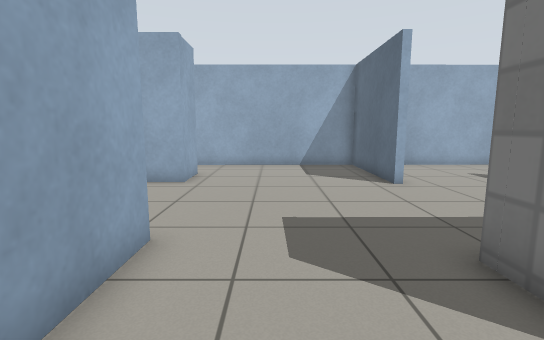
view 1 (above)

16 first-person views from a walk through a robot-simulator world made for Gazebo. The camera is 0.94 m above the floor, tilts 8° down and sees 85° across. The floor is counted in squares, 0.5 m on a side. Each view is taken from the middle of a square. On the plan, view 1 faces up. The plan holds only what a view shows up to about 16 squares ahead; the rest is blank. Simple patterns stand in for the simulator's built-in surfaces.

view 2
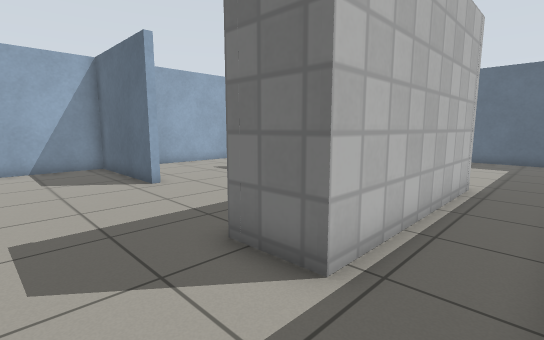

view 3
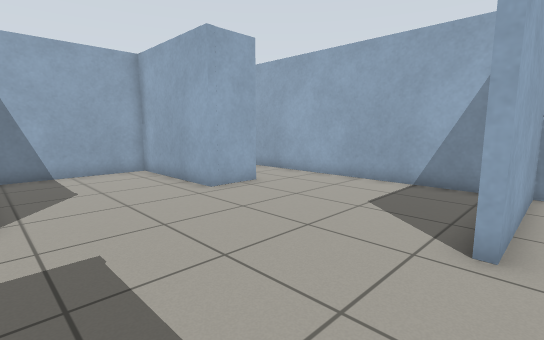

view 4
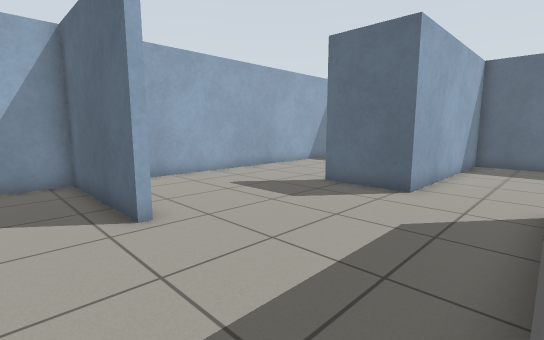

view 5
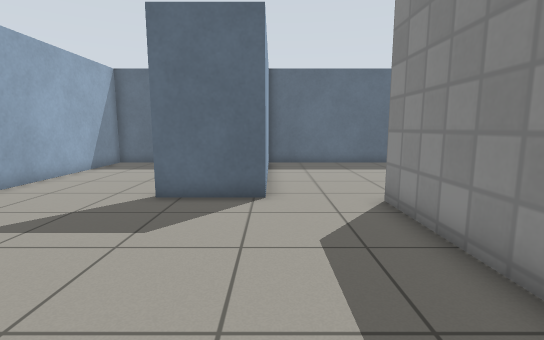

view 6
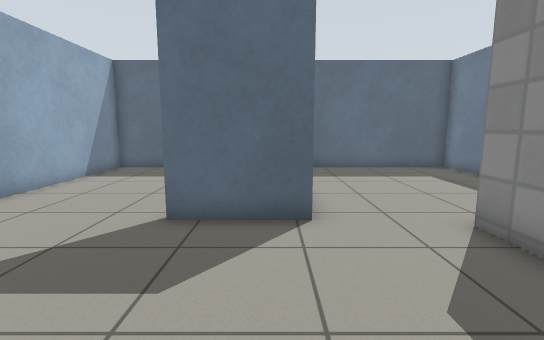

view 7
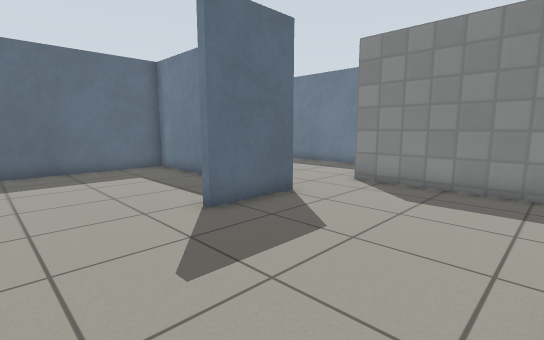

view 8
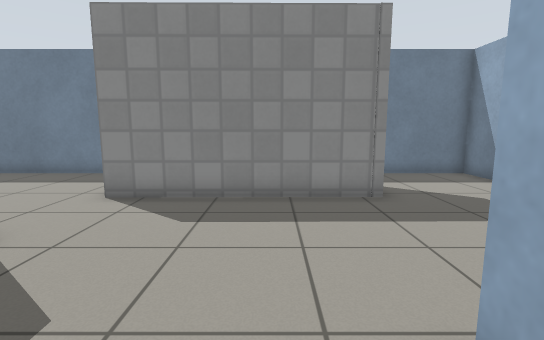

view 9
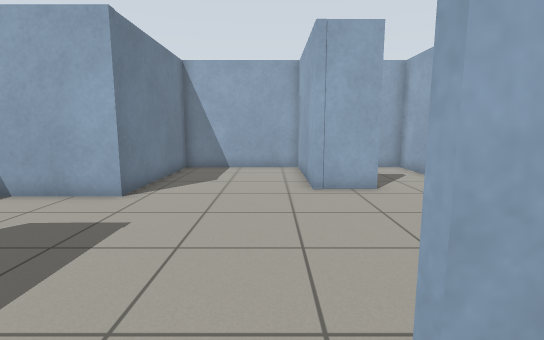

view 10
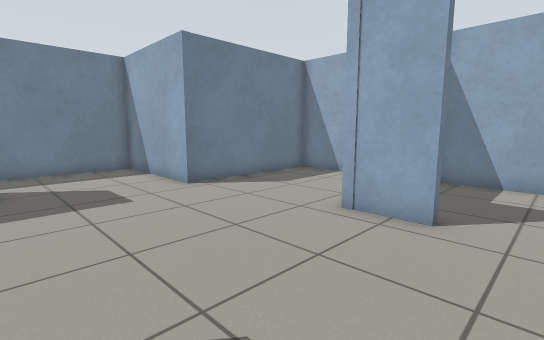

view 11
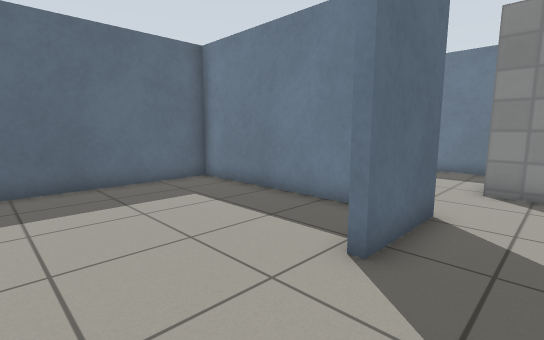

view 12
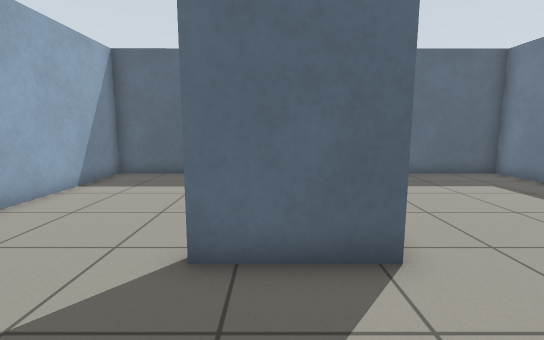

view 13
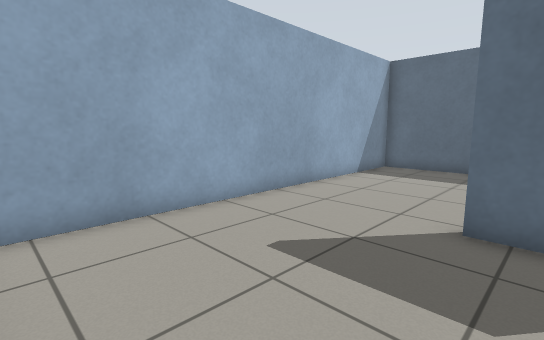

view 14
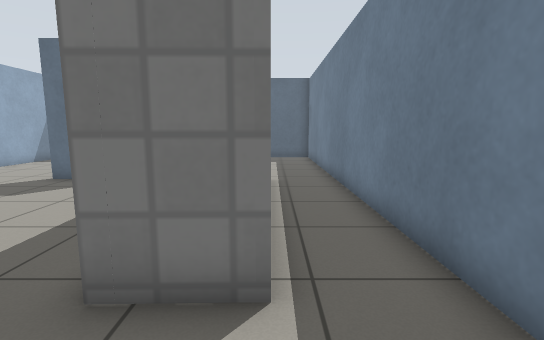

view 15
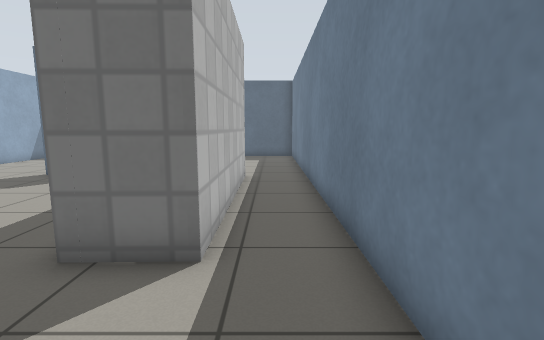

view 16
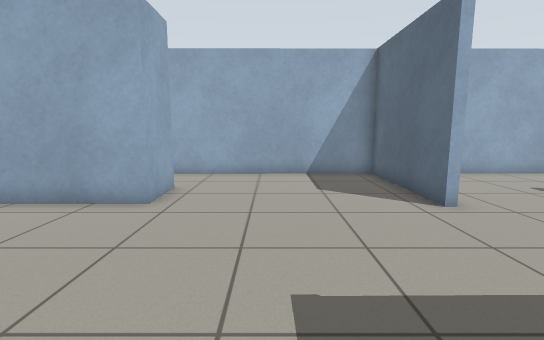

### Floor plan
Ten units are one square. View 1 is at (0, 0); x grows to the right and y downward. Boxes are objects, and circles mark ways between rooms. Rooms are numbered by the first view taken in them; rooms with no view inside come last. Other rooms are left out.
<svg viewBox="-88 -159 286 168">
<path fill="none" stroke="#000" d="M-35 -123 -31 -123 -31 -103 -83 -103 -83 -48 -21 -48 -21 4 106 4M42 -99 42 -153 -83 -152 -83 -109M107 -20 30 -20 30 -40M109 -72 109 -103M114 -153 45 -153 45 -99M30 -40 106 -41M127 -75 193 -75 193 -154 114 -153M106 4 193 4 193 -72 109 -72"/>
<circle cx="40" cy="-70" r="3" fill="#2a7"/>
<circle cx="100" cy="-5" r="3" fill="#2a7"/>
<circle cx="110" cy="-130" r="3" fill="#2a7"/>
<circle cx="105" cy="-55" r="3" fill="#2a7"/>
<text x="-10" y="-80">1</text>
<text x="80" y="-100">2</text>
<text x="150" y="-120">3</text>
<text x="150" y="-30">4</text>
</svg>
Room 1 opens to room 2. Room 1 opens to room 4. Room 2 opens to room 3. Room 2 opens to room 4.

Where each view was taken, in squares from view 1:
view 1: 0 up, 0 right, facing up
view 2: 0 up, 0 right, facing up-right
view 3: 5 up, 5 right, facing up-left
view 4: 4 up, 2 right, facing up-right
view 5: 7 up, 3 right, facing right
view 6: 8 up, 5 right, facing right
view 7: 14 up, 5 right, facing down-right
view 8: 12 up, 6 right, facing down
view 9: 9 up, 6 right, facing left
view 10: 14 up, 3 right, facing down-left
view 11: 14 up, 9 right, facing down-right
view 12: 9 up, 7 right, facing right
view 13: 9 up, 5 right, facing up-right
view 14: 2 up, 0 right, facing right
view 15: 1 up, 1 left, facing right
view 16: 3 up, 0 right, facing up
